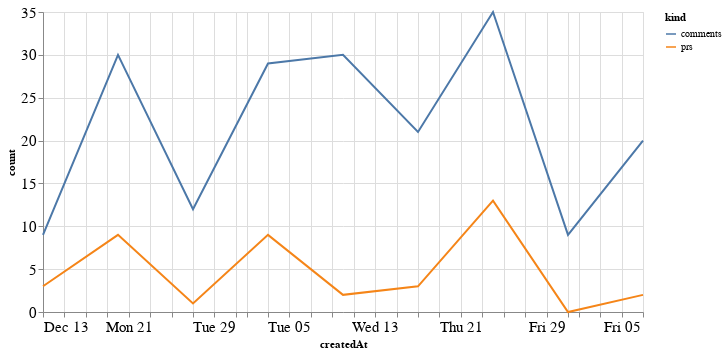

Notebook source saved alongside this figure:
### Code cell
alt.Chart(total_time, width=600).mark_line().encode(
    x='createdAt',
    y='count',
    color='kind'
)

### Figure 1 — Vega-Lite specification as saved in the notebook (floating-point values rounded to 4 significant figures)
{"config": {"axisLeft": {"labelFontSize": 15}, "axisBottom": {"labelFontSize": 15}}, "data": {"name": "data-a2e2ea42f9d01c4d2114c49ebec2c0ab"}, "mark": "line", "encoding": {"color": {"type": "nominal", "field": "kind"}, "x": {"type": "temporal", "field": "createdAt"}, "y": {"type": "quantitative", "field": "count"}}, "width": 600, "$schema": "https://vega.github.io/schema/vega-lite/v4.8.1.json", "datasets": {"data-a2e2ea42f9d01c4d2114c49ebec2c0ab": [{"createdAt": "2020-12-13T00:00:00", "kind": "prs", "count": 3}, {"createdAt": "2020-12-20T00:00:00", "kind": "prs", "count": 9}, {"createdAt": "2020-12-27T00:00:00", "kind": "prs", "count": 1}, {"createdAt": "2021-01-03T00:00:00", "kind": "prs", "count": 9}, {"createdAt": "2021-01-10T00:00:00", "kind": "prs", "count": 2}, {"createdAt": "2021-01-17T00:00:00", "kind": "prs", "count": 3}, {"createdAt": "2021-01-24T00:00:00", "kind": "prs", "count": 13}, {"createdAt": "2021-01-31T00:00:00", "kind": "prs", "count": 0}, {"createdAt": "2021-02-07T00:00:00", "kind": "prs", "count": 2}, {"createdAt": "2020-12-13T00:00:00", "kind": "comments", "count": 9}, {"createdAt": "2020-12-20T00:00:00", "kind": "comments", "count": 30}, {"createdAt": "2020-12-27T00:00:00", "kind": "comments", "count": 12}, {"createdAt": "2021-01-03T00:00:00", "kind": "comments", "count": 29}, {"createdAt": "2021-01-10T00:00:00", "kind": "comments", "count": 30}, {"createdAt": "2021-01-17T00:00:00", "kind": "comments", "count": 21}, {"createdAt": "2021-01-24T00:00:00", "kind": "comments", "count": 35}, {"createdAt": "2021-01-31T00:00:00", "kind": "comments", "count": 9}, {"createdAt": "2021-02-07T00:00:00", "kind": "comments", "count": 20}]}}
